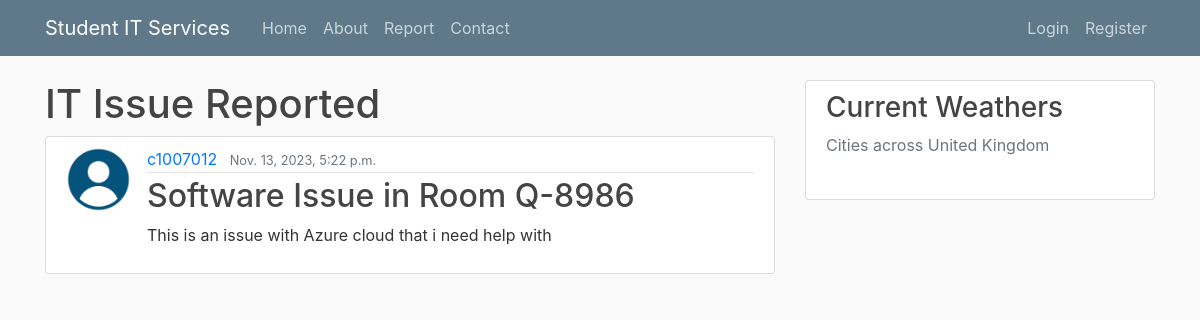
Screenshot of /issue/11 with the database file from the repository.
### itreporting/models.py (models this page shows)
class Issue(models.Model):
    type = models.CharField(max_length = 100 , choices = [('Hardware', 'Hardware'), ('Software', 'Software')])
    room = models.CharField(max_length = 100)
    urgent = models.BooleanField(default = False)
    details = models.TextField()
    date_submitted = models.DateTimeField(default = timezone.now)
    author = models.ForeignKey(User, related_name = 'issues',
    on_delete = models.CASCADE)

### users/models.py (models this page shows)
class Profile(models.Model):
    user = models.OneToOneField(User, null = True, on_delete = models.CASCADE)
    image = models.ImageField(default = 'default.png', upload_to = 'profile_pics')

### itreporting/views.py (the view)
# urls.py: path('issue/<int:pk>', PostDetailView.as_view(), name = 'issue-detail'),
class PostDetailView(DetailView):
    model = Issue

### itreporting/templates/itreporting/issue_detail.html (shortened to what this page needs)
{% extends "itreporting/base.html" %}
{% block content %}
    <h1>IT Issue Reported</h1>
<article class="media content-section">
    <img class="rounded-circle article-img" src="{{ object.author.profile.image.url }}"/>
        <div class="media-body">
            <div class="article-metadata">
                <a class="mr-2" href="{% url 'itreporting:user-issues' object.author.username %}">{{ object.author }}</a>
                <small class="text-muted">{{ object.date_submitted }}</small>
            </div>
            <h2 class="article-title">{{ object.type }} Issue in Room {{object.room}}</h2>
            <p class="article-content">{{ object.details }}</p>
        </div>
    </article>
{% endblock content %}

### itreporting/static/css/styles.css (style rules this page uses)
html { position: relative; min-height: 100%; }
body { background: #fafafa; color: #333333; margin-top: 5rem; margin-bottom: 50px; }
h1, h2, h3, h4, h5, h6 { color: #444444; }
.content-section { background: #ffffff; padding: 10px 20px; border: 1px solid #dddddd; border-radius: 3px; margin-bottom: 20px; }
.article-title { color: #444444; }
.article-content { white-space: pre-line; }
.article-img { height: 65px; width: 65px; margin-right: 16px; }
.article-metadata { padding-bottom: 1px; margin-bottom: 4px; border-bottom: 1px solid #e3e3e3 }

### rows the page displays
Issue: author.profile.image (placeholder picture), author "c1007012", date_submitted "Nov. 13, 2023, 5:22 p.m.", type "Software", room "Q-8986", details "This is an issue with Azure cloud that i need help with"
